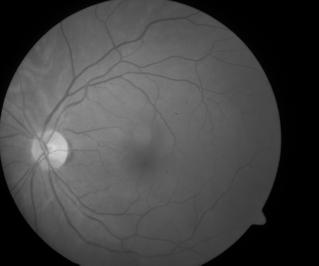
%> input picture PROCESSAMENTO E SINAL DE IMAGEM/Anos anteriores/14/API-P13/Sets/Set07/01.jpg, 319 x 266 px
$ octave aula14.m   (GNU Octave 9; MATLAB toolbox functions it lacks are replaced by stand-ins)
%> lines starting %> are read from the running program, lines starting %| are printed output that depends on the picture
%% Aula13 - compressão de imagens (grupo 7)
clear all
close all
clc

% coordenadas homogéneas: (wx, wy, w) em que w é o factor de normalização
% que transforma wx em x e wy em y
% exemplo: ponto (1,2) é (1,2,1) ou (10,20,10)
% matriz A 3x3 tal que: Xb(vector) = A Xa(vector)
% A = [a11 a12 a13
%       a21 a22 a23
%       a31 a32 1]
% estamos basicamente a calcular a correlação de uma imagem com outra e a
% calcular a matrix de correlação, A, que representa todas as
% transformações que geraram a imagem 2 a partir da imagem 1
% usamos a relação entre alguns pontos para calcular as 8 incógnitas
% restantes na matriz A
% ficamos com um sistema linear de equações do tipo:
% [Xa Ya 1 0 0 0 (-XbXa) (-XbYa)|*[a11, a12, a13, a21, a22, a23, a31, a32] = [Xb, Yb]
% |0 0 0 Xa Ya (-YbXa) (-YbYa)]

%% 1a parte - ler todas as imagens

img1 = imread('C:\Users\hp\FCTUC_EF\MAIE\1º Ano\1º Semestre\Análise e Processamento de Imagem\TPs\14\API-P13\Sets\Set07\01.jpg');
%> img1 is the input picture: size 266x319 uint8; min 0, max 214, mean 68.4
img2 = imread('C:\Users\hp\FCTUC_EF\MAIE\1º Ano\1º Semestre\Análise e Processamento de Imagem\TPs\14\API-P13\Sets\Set07\02.jpg');
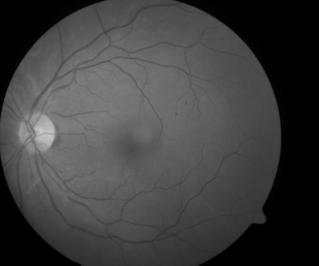
%> input picture PROCESSAMENTO E SINAL DE IMAGEM/Anos anteriores/14/API-P13/Sets/Set07/02.jpg, 319 x 266 px
%> img2 is the input picture: size 266x319 uint8; min 0, max 204, mean 63.3

figure, imshow(img1)
figure, imshow(img2)
img1 = double(img1);
%> img1: size 266x319 double
img2 = double(img2);
%> img2: size 266x319 double

pa1 = [47 153];
pb1 = [34 136];
pa2 = [197 61];
pb2 = [186 49];
pa3 = [122 61];
pb3 = [109 46];
pa4 = [249 164];
pb4 = [237 152];

b = [pb1(1); pb1(2); pb2(1); pb2(2); pb3(1); pb3(2); pb4(1); pb4(2)];
X = [pa1(1) pa1(2) 1 0 0 0 (-pb1(1)*pa1(1)) (-pb1(1)*pa1(2));...
    0 0 0 pa1(1) pa1(2) 1 (-pb1(2)*pa1(1)) (-pb1(2)*pa1(2));...
    pa2(1) pa2(2) 1 0 0 0 (-pb2(1)*pa2(1)) (-pb2(1)*pa2(2));...
    0 0 0 pa2(1) pa2(2) 1 (-pb2(2)*pa2(1)) (-pb2(2)*pa2(2));...
    pa3(1) pa3(2) 1 0 0 0 (-pb3(1)*pa3(1)) (-pb3(1)*pa3(2));...
    0 0 0 pa3(1) pa3(2) 1 (-pb3(2)*pa3(1)) (-pb3(2)*pa3(2));...
    pa4(1) pa4(2) 1 0 0 0 (-pb4(1)*pa4(1)) (-pb4(1)*pa4(2));...
    0 0 0 pa4(1) pa4(2) 1 (-pb4(2)*pa4(1)) (-pb4(2)*pa4(2))];

a = X\b;
a(end+1) = 1;
A = reshape(a,3,3);
A = A';
sz = size(img2);
%> sz = [266 319]
for i = 1:sz(1)
    for j = 1:sz(2)
        f = A * [i; j; 1];
        if f(1) > f(3) && f(2) > f(3)
            imgn(round(f(1)/f(3)), round(f(2)/f(3))) = img2(i,j);
        end
    end
end
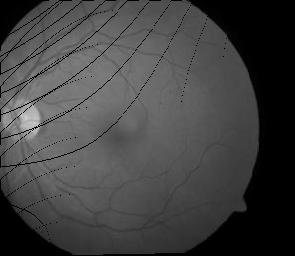
%> imgn: size 256x295 double; min 0, max 204, mean 65.9

figure('name', 'imagem nova'),imshow(uint8(imgn))
